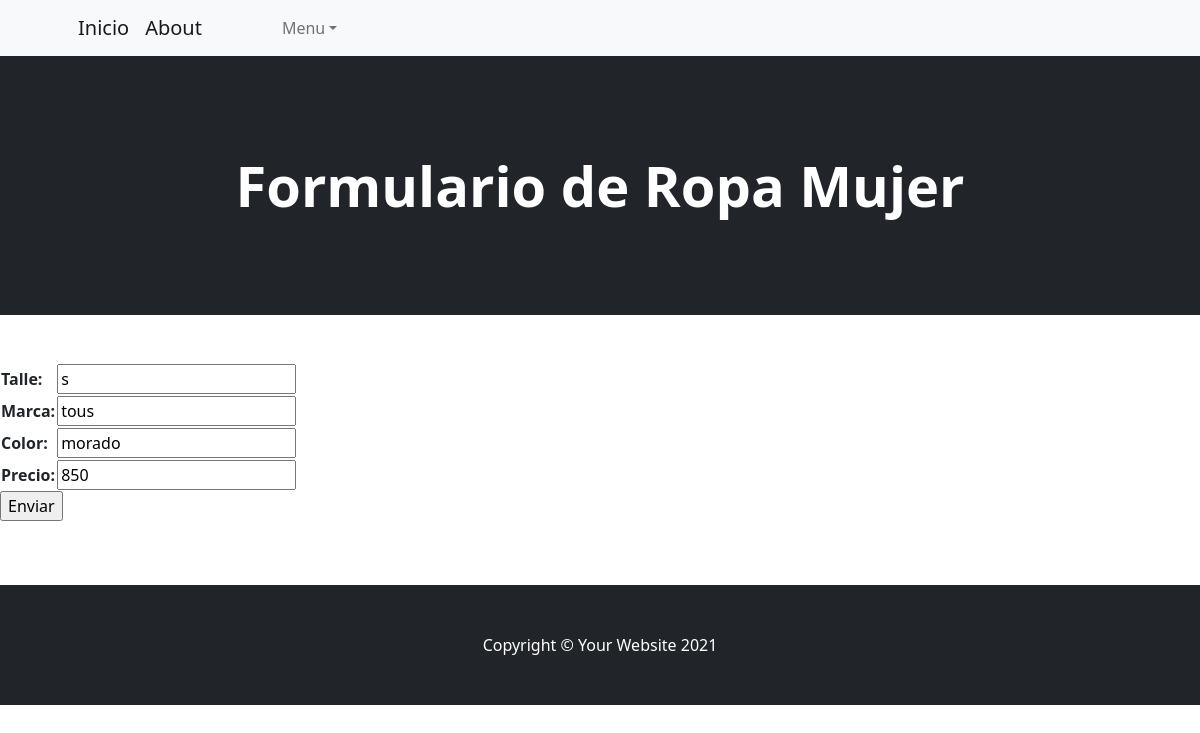
Screenshot of /AppRopa/editarRopaMujer/1/ with the database file from the repository.
### AppRopa/models.py (models this page shows, shortened)
class Mujer(models.Model):
    talle = models.CharField(max_length=40)
    marca = models.CharField(max_length=40)
    color = models.CharField(max_length=40)
    precio = models.IntegerField()

### AppRopa/views.py (the view)
# urls.py: path('editarRopaMujer/<numero_para_editar>/',views.editarRopaMujer,name="EditarRopaMujer"),
def editarRopaMujer(request, numero_para_editar):
    ropaM = Mujer.objects.get(id = numero_para_editar)
    if request.method == "POST":
        miFormulario = MujerFormulario(request.POST)
        if miFormulario.is_valid():
            informacion = miFormulario.cleaned_data
            ropaM.talle = informacion["talle"]
            ropaM.marca = informacion["marca"]
            ropaM.color = informacion["color"]
            ropaM.precio = informacion["precio"]
            ropaM.save() #guarda los datos en la base de datos
            return render(request, 'AppRopa/ropa.html')
    else:
        miFormulario = MujerFormulario(initial={"talle":ropaM.talle, "marca":ropaM.marca, "color":ropaM.color, "precio":ropaM.precio})
    return render(request, 'AppRopa/editarRopaMujer.html', {"miFormulario":miFormulario, "numero_para_editar":numero_para_editar})

### AppRopa/forms.py
class MujerFormulario(forms.Form):
    talle = forms.CharField(max_length=40)
    marca = forms.CharField(max_length=40)
    color = forms.CharField(max_length=40)
    precio = forms.IntegerField()

### AppRopa/templates/AppRopa/editarRopaMujer.html (shortened to what this page needs)
{%extends "AppInicio/base.html"%}
{%load static%}
    {%block head%}
        <h1 class="display-4 fw-bolder">Formulario de Ropa Mujer</h1>
    {%endblock%}
    {%block contenido%}
        <form action="" method="POST"> {% csrf_token %}
            <table>
                {{ miFormulario.as_table }}
            </table>
            <input type="submit" value="Enviar">
        </form>
    {%endblock%}

### rows the page displays
Mujer: talle "s", marca "tous", color "morado", precio "850"
